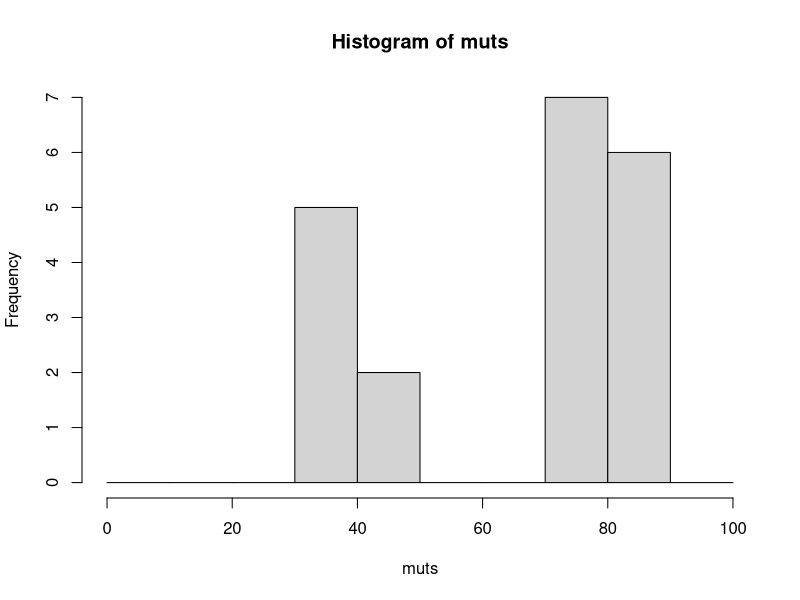
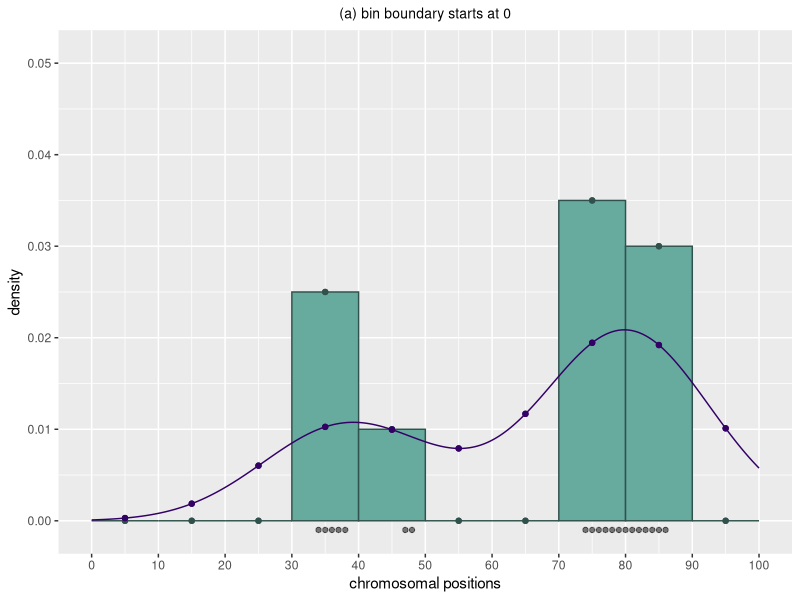
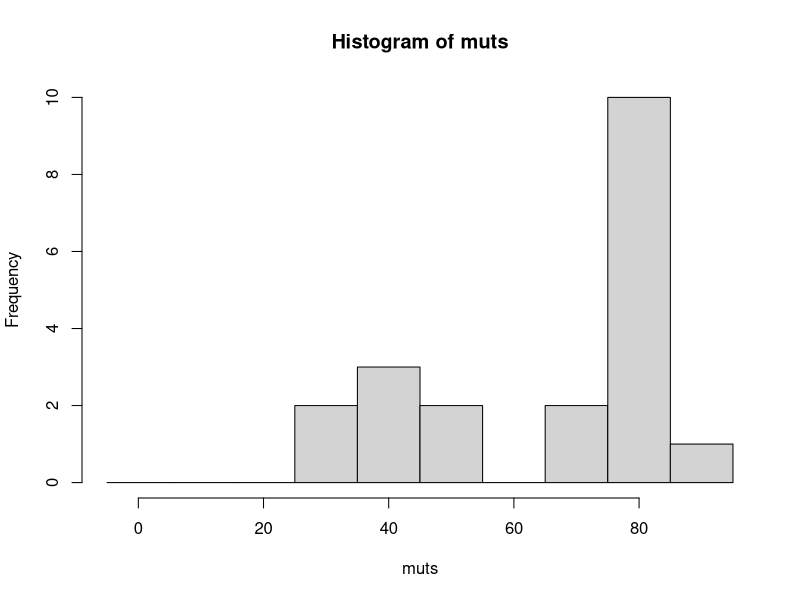
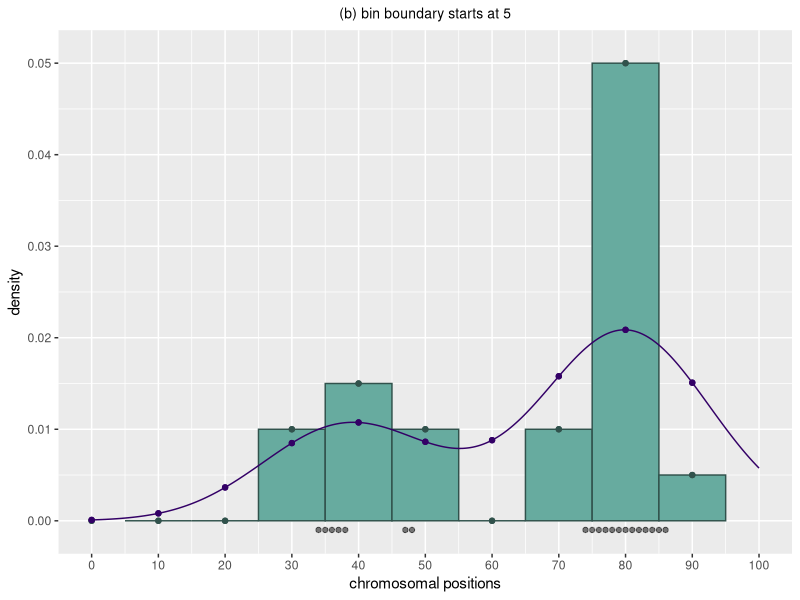
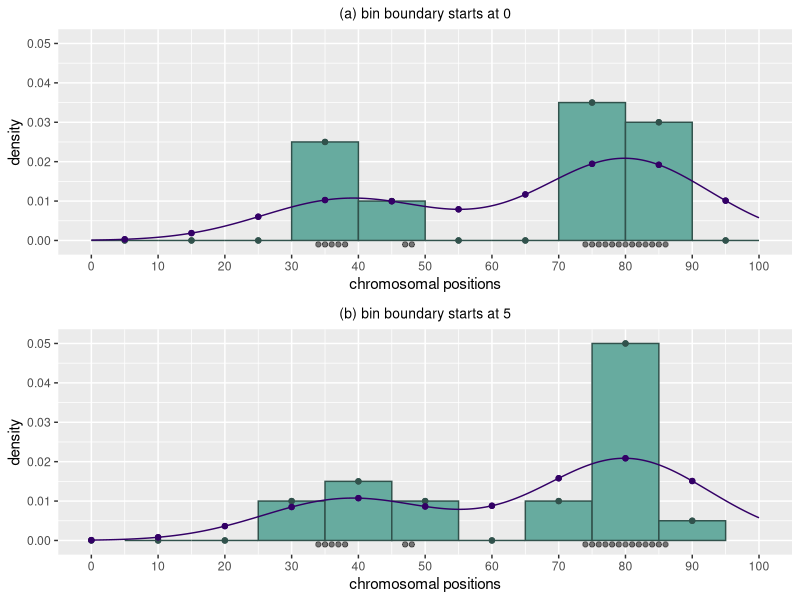

Generate these figures, in order, with R:
library(ggplot2)
library(ggpubr)

muts = c(34:38,47,48,74:86)
mut_density = density(muts, bw='nrd',n=10, from=5, to=95)
mut_bins = hist(muts, breaks = seq(0,100,10))
mut_bins = mut_bins$density

table = data.frame(mutpos=muts, mut_density_x = mut_density$x, mut_density_y=mut_density$y, bins = mut_bins)

cols = c('observed'='black', 'intensity'='#330066', 'bins' = '#31524C')
p1 = ggplot(data=table, mapping=aes(x=mutpos)) +
  geom_histogram(mapping = aes(y = ..density.., colour='bins'),binwidth = 10, fill='#67AB9F', boundary=0) +
  geom_point(aes(x=mut_density_x,y=bins, colour='bins')) +
  geom_density(bw = 'nrd', aes(colour = 'intensity')) +
  geom_point(aes(y=rep(-0.001,length(mutpos)), colour = 'observed'), alpha = 0.5) +
  geom_point(aes(x=mut_density_x,y=mut_density_y, colour = 'intensity')) +
  scale_x_continuous(breaks = seq(0,100,10), limits = c(0,100)) +
  scale_colour_manual(name=NULL,values = cols) +
  guides(color=F) +
  ggtitle('(a) bin boundary starts at 0') +
  theme(plot.title = element_text(hjust = 0.5, size = 10)) +
  xlab('chromosomal positions') +
  ylim(-0.001,0.051)

p1 + ylab('density')
# shift 5 units
mut_density = density(muts, bw='nrd',n=10, from=0, to=90)
mut_bins = hist(muts, breaks = seq(-5,95,10))
mut_bins = mut_bins$density

table = data.frame(mutpos=muts,mut_density_x = mut_density$x, mut_density_y=mut_density$y, bins = mut_bins)

#fill = #FFCC66
cols = c('observed'='black', 'intensity'='#330066', 'bins' = '#31524C')
p2 = ggplot(data=table, mapping=aes(x=mutpos)) +
  geom_histogram(mapping = aes(y = ..density.., colour='bins'),binwidth = 10, fill='#67AB9F', boundary = 15) +
  geom_point(aes(x=mut_density_x,y=bins, colour='bins')) +
  geom_density(bw = 'nrd', aes(colour = 'intensity')) +
  geom_point(aes(y=rep(-0.001,length(mutpos)), colour = 'observed'), alpha = 0.5) +
  geom_point(aes(x=mut_density_x,y=mut_density_y, colour = 'intensity')) +
  scale_x_continuous(breaks = seq(0,100,10), limits = c(0,100)) +
  scale_colour_manual(name=NULL,values = cols)  +
  guides(color=F) +
  ggtitle('(b) bin boundary starts at 5') +
  theme(plot.title = element_text(hjust = 0.5, size = 10)) +
  xlab('chromosomal positions') +
  ylim(-0.001,0.051)

p2
# combined
p = ggarrange(p1,p2,ncol=1,nrow=2)

pdf('/Users/phuongle/Documents/repos/honours_thesis/graphics/mutdistribution_demo.pdf', width = 4, height = 6)
p
dev.off()



